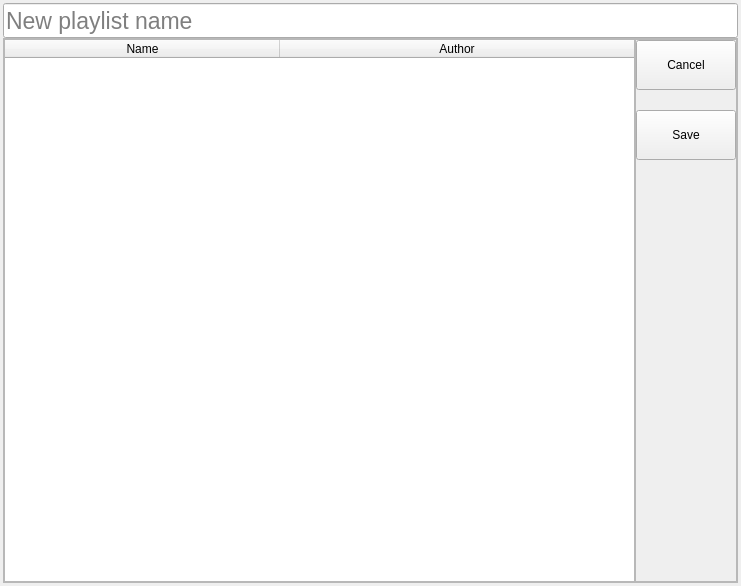
<?xml version="1.0" encoding="UTF-8"?>
<ui version="4.0">
 <class>Playlist_add_form</class>
 <widget class="QWidget" name="Playlist_add_form">
  <property name="geometry">
   <rect>
    <x>0</x>
    <y>0</y>
    <width>741</width>
    <height>586</height>
   </rect>
  </property>
  <property name="windowTitle">
   <string>Form</string>
  </property>
  <layout class="QVBoxLayout" name="verticalLayout">
   <property name="leftMargin">
    <number>3</number>
   </property>
   <property name="topMargin">
    <number>3</number>
   </property>
   <property name="rightMargin">
    <number>3</number>
   </property>
   <property name="bottomMargin">
    <number>3</number>
   </property>
   <item>
    <widget class="QLineEdit" name="new_playlist_name_line">
     <property name="minimumSize">
      <size>
       <width>0</width>
       <height>35</height>
      </size>
     </property>
     <property name="font">
      <font>
       <pointsize>17</pointsize>
      </font>
     </property>
     <property name="placeholderText">
      <string>New playlist name</string>
     </property>
    </widget>
   </item>
   <item>
    <widget class="QFrame" name="frame">
     <property name="frameShape">
      <enum>QFrame::StyledPanel</enum>
     </property>
     <property name="frameShadow">
      <enum>QFrame::Raised</enum>
     </property>
     <layout class="QHBoxLayout" name="horizontalLayout">
      <property name="leftMargin">
       <number>0</number>
      </property>
      <property name="topMargin">
       <number>0</number>
      </property>
      <property name="rightMargin">
       <number>0</number>
      </property>
      <property name="bottomMargin">
       <number>0</number>
      </property>
      <item>
       <widget class="QTableWidget" name="songlist">
        <property name="editTriggers">
         <set>QAbstractItemView::NoEditTriggers</set>
        </property>
        <property name="selectionMode">
         <enum>QAbstractItemView::MultiSelection</enum>
        </property>
        <property name="selectionBehavior">
         <enum>QAbstractItemView::SelectRows</enum>
        </property>
        <property name="verticalScrollMode">
         <enum>QAbstractItemView::ScrollPerPixel</enum>
        </property>
        <property name="horizontalScrollMode">
         <enum>QAbstractItemView::ScrollPerPixel</enum>
        </property>
        <property name="showGrid">
         <bool>false</bool>
        </property>
        <property name="gridStyle">
         <enum>Qt::NoPen</enum>
        </property>
        <property name="sortingEnabled">
         <bool>true</bool>
        </property>
        <attribute name="horizontalHeaderCascadingSectionResizes">
         <bool>true</bool>
        </attribute>
        <attribute name="horizontalHeaderMinimumSectionSize">
         <number>275</number>
        </attribute>
        <attribute name="horizontalHeaderShowSortIndicator" stdset="0">
         <bool>true</bool>
        </attribute>
        <attribute name="horizontalHeaderStretchLastSection">
         <bool>true</bool>
        </attribute>
        <column>
         <property name="text">
          <string>Name</string>
         </property>
        </column>
        <column>
         <property name="text">
          <string>Author</string>
         </property>
        </column>
       </widget>
      </item>
      <item>
       <widget class="QFrame" name="frame_2">
        <property name="frameShape">
         <enum>QFrame::StyledPanel</enum>
        </property>
        <property name="frameShadow">
         <enum>QFrame::Raised</enum>
        </property>
        <layout class="QVBoxLayout" name="verticalLayout_2">
         <property name="spacing">
          <number>0</number>
         </property>
         <property name="leftMargin">
          <number>0</number>
         </property>
         <property name="topMargin">
          <number>0</number>
         </property>
         <property name="rightMargin">
          <number>0</number>
         </property>
         <property name="bottomMargin">
          <number>0</number>
         </property>
         <item>
          <widget class="QPushButton" name="btn_cancel">
           <property name="minimumSize">
            <size>
             <width>100</width>
             <height>50</height>
            </size>
           </property>
           <property name="text">
            <string>Cancel</string>
           </property>
          </widget>
         </item>
         <item>
          <spacer name="verticalSpacer_2">
           <property name="orientation">
            <enum>Qt::Vertical</enum>
           </property>
           <property name="sizeType">
            <enum>QSizePolicy::Fixed</enum>
           </property>
           <property name="sizeHint" stdset="0">
            <size>
             <width>20</width>
             <height>20</height>
            </size>
           </property>
          </spacer>
         </item>
         <item>
          <widget class="QPushButton" name="btn_save">
           <property name="minimumSize">
            <size>
             <width>100</width>
             <height>50</height>
            </size>
           </property>
           <property name="text">
            <string>Save</string>
           </property>
          </widget>
         </item>
         <item>
          <spacer name="verticalSpacer">
           <property name="orientation">
            <enum>Qt::Vertical</enum>
           </property>
           <property name="sizeHint" stdset="0">
            <size>
             <width>20</width>
             <height>40</height>
            </size>
           </property>
          </spacer>
         </item>
        </layout>
       </widget>
      </item>
     </layout>
    </widget>
   </item>
  </layout>
 </widget>
 <layoutdefault spacing="0" margin="0"/>
 <resources/>
 <connections/>
</ui>
